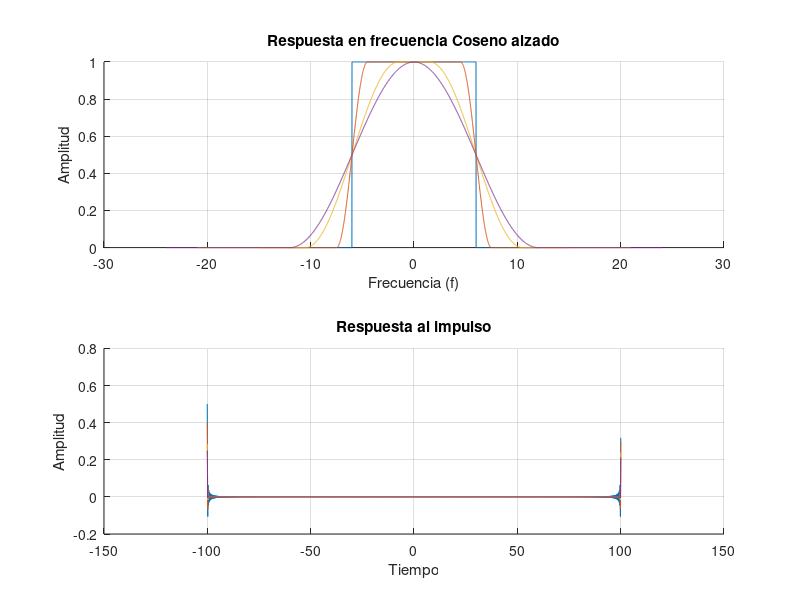

Write the MATLAB code that produced this figure.
RollOff = [0, 0.25, 0.75, 1]; % Este valor es variable para [0-0.25-0.75-1]
Fo = 6; %Ancho de banda

% <----- ACTIVIDAD PREVIA ----->
figure; %Iniciar grafico

    subplot(2,1,1);
    title('Respuesta en frecuencia Coseno alzado');
    xlabel('Frecuencia (f)');
    ylabel('Amplitud');
    hold on;
    grid on;
    
    subplot(2,1,2);
    title('Respuesta al impulso');
    xlabel('Tiempo');
    ylabel('Amplitud');
    hold on;
    grid on;

for j = 1:length(RollOff)

    alpha = RollOff(j);
    F_delta = alpha * Fo;
    F1 = Fo - F_delta;
    B = F_delta + Fo;%Ancho de banda absoluto
    F = 2*B; %Frecuencia
    T = -F:0.01:F; %Vector frecuencias
    N = length(T); %Numero de puntos con respecto a las frecuencias
    H = zeros(1, length(T));
    for i = 1:length(T) %Sumatoria para Filtro de coseno alzado
        F_abs = abs(T(i));
        if F_abs <= F1 % |f| < f1
            H(i) = 1;
        elseif (F1 < F_abs) && (F_abs <= B) % f1 < |f| < B
            H(i) = 0.5*(1 + cos((pi*(F_abs-F1))/(2*F_delta)));
        elseif F_abs > B % |f| > B
            H(i) = 0;
        end
    end

    t = linspace(-N/2,N/2, N)*(1/F); %Creación de vector tiempo con relación a la frecuencia y transformandolo en tiempo con el periodo de la frecuencia
    %t = t(t >= 0); % Mostrar solo valores positivos de vector tiempo
    H_time = ifft(ifftshift(H)); % Trasnformada inversa de funcion H
    H_time = H_time(end - length(t) + 1: end); % Definimos solo los valores positivos

    subplot(2,1,1);
    plot(T,H);
    subplot(2,1,2);
    plot(t,H_time);
    
end

